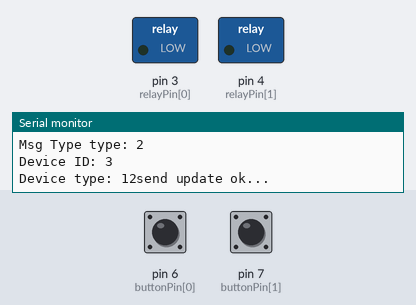
Simulated run of this sketch. Board: Arduino Uno, built with avr-gcc and run on an emulated ATmega328P. On the bench: switched loads named in the sketch (green lamp = pin HIGH), the last lines printed to the serial monitor. The inputs (shaded band) are chosen by the test bench; at power-on: pin 6 (buttonPin[0]) HIGH, pin 7 (buttonPin[1]) HIGH. No radio packets arrive unless stated.

Above: at 1.2 s.
1.3 s: pin 6 (buttonPin[0]) pulled LOW for 0.15 s
At 1.43 s:
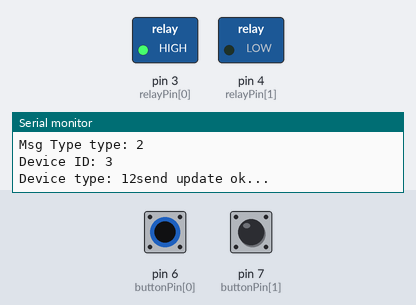
3.0 s: pin 7 (buttonPin[1]) pulled LOW for 0.15 s
At 3.13 s:
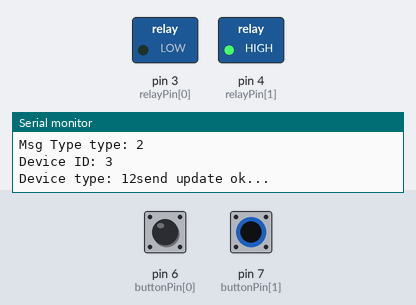
6.2 s: pin 6 (buttonPin[0]) pulled LOW for 3.2 s
At 7.1 s:
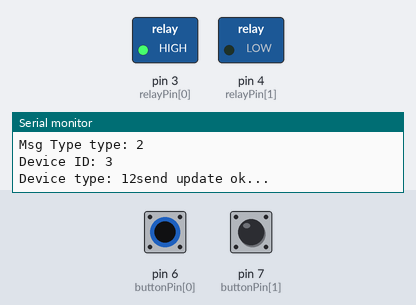
Timing chart, 0 to 11.0 s (numbered marks = the images above; inputs shaded):
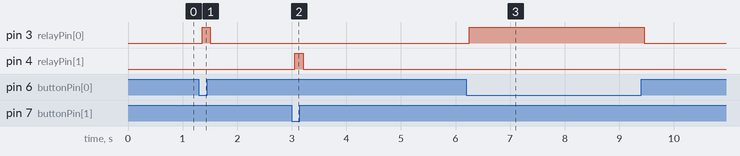

Measured:
- after the input at 1.3 s, pin 3 (relayPin[0]): LOW → HIGH after 0.06 s, → LOW 0.15 s later
- after the input at 3.0 s, pin 4 (relayPin[1]): LOW → HIGH after 0.05 s, → LOW 0.15 s later
- after the input at 6.2 s, pin 3 (relayPin[0]): LOW → HIGH after 0.06 s, → LOW 3.2 s later

The sketch:

SwitchBoard2.ino
```cpp
#include <SPI.h>
#include "nRF24L01.h"
#include "RF24.h"
#include "printf.h"
#include "smarthome.h"

#define DEVICE_ID 3
#define DEVICE_TYPE 12
#define UPDATE_INTERVAL 300000

// Set up nRF24L01 radio on SPI bus plus pins 8 & 9
RF24 radio(9, 10);

const byte buttonPin[2] = {6,7};
const byte relayPin[2]  = {3,4};
const byte debounceDelay = 50; // Debounce time;
byte currentButtonStatus[2]; // Current status of pins 5,6,7
byte lastButtonStatus[2]; // Old status of pins 5,6,7
byte relayStatus[2] = {0, 0}; // Status of relay pins 2,3,4
unsigned long lastDebounceTime = 0; //The last time the output pin was toggled
boolean buttonChangeFlag = false;
uint64_t lastCheckTime;

void sendUpdate()
{
  message msg;
  msg.deviceID = DEVICE_ID;
  msg.deviceType = DEVICE_TYPE;
  msg.msgType = 2;
  for(int i=0; i<sizeof(relayStatus); i++) {
    msg.data[i] = relayStatus[i];
  }

  printf("\nMsg size: %d", sizeof(struct message));
  printf("\nMsg Type type: %d", msg.msgType);
  printf("\nDevice ID: %d", msg.deviceID);
  printf("\nDevice type: %d", msg.deviceType);

  // Stop listening so we can talk
  radio.stopListening();
  bool ok = radio.write( &msg, sizeof(struct message));
  if (ok)
    printf("send update ok... \n");
  else
    printf("send update failed.\n\r");

  // Continue listening
  radio.startListening();
}

void setup()
{
  //Init message
  // Start serial connection
  Serial.begin(57600);;

  // Configure input pins and output pins
  for(int i=0; i<sizeof(relayPin); i++)
  {
    pinMode(relayPin[i], OUTPUT); // Configure pin2,3,4 as an output
    pinMode(buttonPin[i], INPUT_PULLUP); // Configure pin5,6,7 as an pull-up input
    relayStatus[i] = 0; // status of relay is OFF
    digitalWrite(relayPin[i], LOW); //init OFF all relay
    currentButtonStatus[i] = digitalRead(buttonPin[i]);
    lastButtonStatus[i] = currentButtonStatus[i];
    //Print out the value of the relay status
    Serial.print("Relay ");
    Serial.print(i);
    Serial.print(": ");
    Serial.println(relayStatus[i]);
  }
  //
  // Print preamble
  //

  printf_begin();

  //
  // Setup and configure rf radio
  //

  radio.begin();

  // Optionally, increase the delay between retries & # of retries
  radio.setRetries(15, 15);

  // Optionally, reduce the payload size.  seems to
  // Improve reliability
  radio.setPayloadSize( sizeof(struct message) );

  //
  // Open pipes to other nodes for communication
  //

  radio.openWritingPipe(GATEWAY_PIPE);
  radio.openReadingPipe(1, CLIENT_PIPE+DEVICE_ID);

  //
  // Start listening
  //

  radio.startListening();

  //
  // Dump the configuration of the rf unit for debugging
  //

  radio.printDetails();

  // Waiting for Gateway implement the register command
  delay(50);

  // Initial Health Check Cycle
  lastCheckTime = millis();
  sendUpdate();
}


void loop()
{

  // Read input pins, debounce and check button is clicked or not
  for (byte i=0; i<sizeof(buttonPin); i++)
  {
    byte reading = digitalRead(buttonPin[i]); // Read the state of the switch

    // If the switch changed, due to noise or pressing:
    if( reading != lastButtonStatus[i])
    {
      lastDebounceTime = millis(); // Reset debouncing timer
    }

    if ((millis() - lastDebounceTime) > debounceDelay)
    {
      // Check button is clicked, change status of relay
      if( reading != currentButtonStatus[i])
      {
        currentButtonStatus[i] = reading;
        relayStatus[i] = 1 - relayStatus[i];
        buttonChangeFlag = true;
        //Print out the value of the relay status
        Serial.print("Relay ");
        Serial.print(i);
        Serial.print(" has changed status to: ");
        Serial.println(relayStatus[i]);
      }
    }
    lastButtonStatus[i] = reading;
  }


  if ( radio.available() )
  {
      printf("Data comes");
      struct message msg;
      bool done = false;
      // Dump the payloads until we've gotten everything
      while (!done)
      {
          // Fetch the payload, and see if this was the last one.
          done = radio.read( &msg, sizeof(struct message));
      }
      printf("\n\n\n");
      printf("\nMessage: msgType - %d;", msg.msgType);
      printf("\ndeviceID - %d", msg.deviceID);
      printf("\ndeviceType - %d;", msg.deviceType);
      printf("\ndata1: %d", msg.data[0]);
      printf("\ndata2: %d", msg.data[1]);
      printf("\ndata3: %d", msg.data[2]);
      printf("\n\n\n");
      // Check destination ID
      if (msg.deviceID == DEVICE_ID){
        // Update status if Switchboard received command request status from Gateway
        if (msg.msgType == RequireUpdate){
          sendUpdate();
          // Update Health Check Time
          lastCheckTime = millis();
        } else if (msg.msgType == ChangeStatus){
          boolean isMsgValid = true;
          for(int i=0; i<sizeof(relayPin); i++) {
            if (msg.data[i] != 0 && msg.data[i] != 1) {
              // invalid data received
              printf("Data received is invalid");
              isMsgValid = false;
              break;
            }
          }
          if (isMsgValid) {
            printf("Data received is valid");
            for(int i=0; i<sizeof(relayPin); i++) {
              relayStatus[i] = msg.data[i];
            }
            buttonChangeFlag = true;
          }
        }
      } else if (msg.deviceID == BROADCAST_ID){
        if (msg.msgType == RequireUpdate){
          // Waiting for other clients send status update to Gateway done
          delay(DEVICE_ID*20);
          sendUpdate();
          // Update Health Check Time
          lastCheckTime = millis();
        }
      }
    }

    // Control relay and send latest status of switch board
    if( buttonChangeFlag )
    {
      for (byte i=0; i<sizeof(relayPin); i++)
      {
        digitalWrite(relayPin[i], relayStatus[i]);
      }

      // After Switchboard implement command, send latest status to Gateway
      printf("\nSend updated status due to button status changed");
      sendUpdate();
      // Update Health Check Time
      lastCheckTime = millis();

      // Clear buttonChangeFlag when update status done
      buttonChangeFlag = false;
    }

    // Health Check Cycle
    if(lastCheckTime > millis())                       // Timer of Arduino resets after 50 days
    {
      lastCheckTime = 0;
    }
    else if((millis() - lastCheckTime) > UPDATE_INTERVAL )      // Send Update Status after 1 minutes
    {
      sendUpdate();
      // Update Health Check Time
      lastCheckTime = millis();
    }
}
```

printf.h
```cpp
// (licence header left out)
/**
 * @file printf.h
 *
 * Setup necessary to direct stdout to the Arduino Serial library, which
 * enables 'printf'
 */

#ifndef __PRINTF_H__
#define __PRINTF_H__

#ifdef ARDUINO

int serial_putc( char c, FILE * )
{
  Serial.write( c );

  return c;
}

void printf_begin(void)
{
  fdevopen( &serial_putc, 0 );
}

#else
#error This example is only for use on Arduino.
#endif // ARDUINO

#endif // __PRINTF_H__
```

smarthome.h
```cpp
/**
 * File: smarthome.h
 *
 * Description: define command, pipe address, structure use in smarhome system
 *
 */

#ifndef __SMARTHOME_H__
#define __SMARTHOME_H__

////////////////// COMMON DEFINE ///////////////////////////////////
#define ON                        1
#define OFF                       0
#define START_BYTE                0x55
#define STOP_BYTE                 0x77
#define GATEWAY_ID                0x0
#define BROADCAST_ID              0xff


////////////////// PIPE ADDRESS ////////////////////////////////////
#define GATEWAY_PIPE              0xF0F0F0F0A0LL
#define CLIENT_PIPE               0xF0F0F0F0B0LL


////////////////// COMMNUNICATION COMMAND //////////////////////////
enum command
{
  cmd_set_status = 1,
  cmd_request_status,
  cmd_update_status,
  cmd_register
};


////////////////// DEVICE TYPE ///////////////////////////////////
enum device_type
{
  device_switchboard = 1,
  device_tempsensor,
  device_lockdoor,
  device_curtain
};


////////////////// ROOM LIST /////////////////////////////////////
enum room_list
{
  living_room = 1,
  kitchen_room,
  bed_room_1,
  bed_room_2,
  bed_room_3,
  bath_room_1,
  bath_room_2
};

enum message_type
{
	Register = 1, //Register message, sent when client boots up
	/*Update message sent to gateway when client status changed, 4 data int used for relay status
	  With sensor, only 1 or 2 data int used
	  With door lock, only 1 data int used for open or locked status
	*/
	Update,
	/*
	  Require Update message sent by gateway when booting up.
	  When received this, client must send its status to GW
	*/
	RequireUpdate,
	/*
	  Change Status message, sent from gateway to client to ask for changing status
	  With switch board or PIR, first byte is relay to turn on or off (1-4), second int is 0 (OFF) or 1 (ON)
	  With door lock, first int is used, either 0 (LOCKED) or 1 (OPEN)

	*/
	ChangeStatus,

        /*
	  Send setting message, sent from gateway to client to ask for changing setting values
	  With PIR, first byte is cds threshold (0-255), second int is PIR delay (0-200)
	*/
	SendSettings

};


////////////////// STRUCTURE ///////////////////////////////////////
// Message Structure
typedef struct message
{
  uint32_t msgType;
  uint32_t deviceType;
  uint32_t deviceID;
  uint32_t data[6];
};

// Client data
typedef struct client
{
  char id;
  char type;
  char room;
  char isAlive;
  char data[3];
};

#endif // __PRINTF_H__
```
